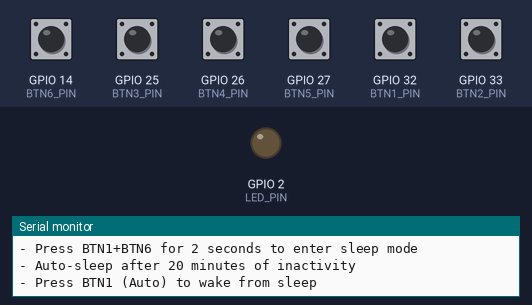
A sketch run on a simulated ESP32. On the bench: output pins drawn as LEDs (lit = HIGH), the last lines printed to the serial monitor. The inputs (shaded band) are chosen by the test bench; at power-on: GPIO 14 (BTN6_PIN), GPIO 25 (BTN3_PIN), GPIO 26 (BTN4_PIN), GPIO 27 (BTN5_PIN), GPIO 32 (BTN1_PIN), GPIO 33 (BTN2_PIN) HIGH. WiFi joins after 1.5 s; servers stay silent unless stated.

Above: at 3.4 s.
3.5 s: GPIO 14 (BTN6_PIN) pulled LOW for 0.15 s
At 4.3 s:
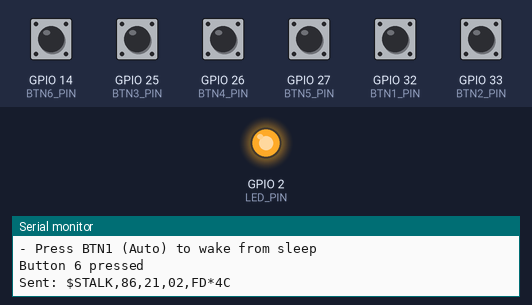
5.1 s: GPIO 25 (BTN3_PIN) pulled LOW for 0.15 s
At 6.4 s:
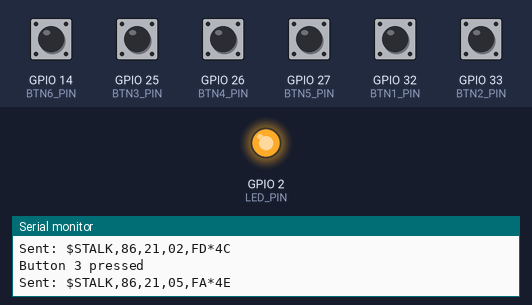
6.7 s: GPIO 26 (BTN4_PIN) pulled LOW for 0.15 s
At 8.0 s:
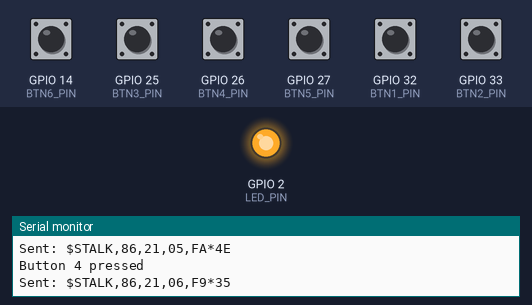
8.3 s: GPIO 32 (BTN1_PIN) pulled LOW for 0.15 s
At 9.1 s:
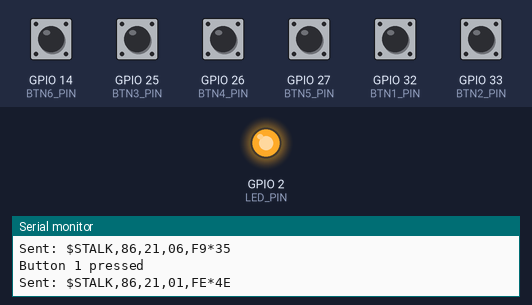
9.9 s: GPIO 14 (BTN6_PIN) driven LOW and GPIO 32 (BTN1_PIN) driven LOW
At 12.26 s:
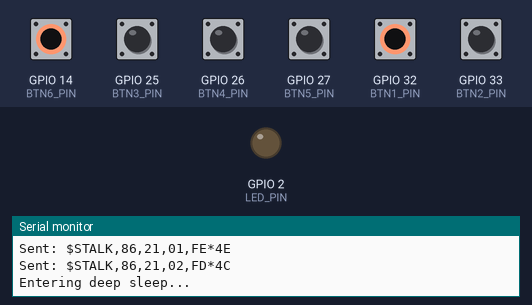
Timing chart, 0 to 13.9 s (numbered marks = the images above; inputs shaded):
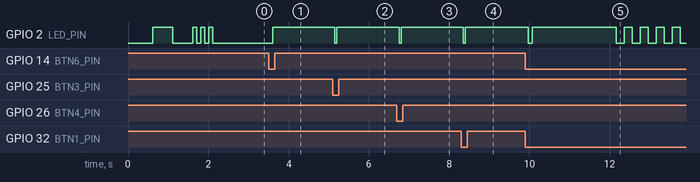

Measured:
- after the input at 3.5 s, GPIO 2 (LED_PIN): LOW → HIGH after 0.11 s
- after the input at 5.1 s, GPIO 2 (LED_PIN): HIGH → LOW after 0.05 s, → HIGH 0.05 s later
- after the input at 6.7 s, GPIO 2 (LED_PIN): HIGH → LOW after 0.06 s, → HIGH 0.05 s later
- after the input at 8.3 s, GPIO 2 (LED_PIN): HIGH → LOW after 0.06 s, → HIGH 0.05 s later
- after the input at 9.9 s, GPIO 2 (LED_PIN): goes LOW 0.10 s, HIGH 2.1 s, 4 × (LOW 0.20 s, HIGH 0.20 s), then LOW, starting after 0.06 s

The sketch:

seatalk-wifi-remote.ino
```cpp
/*
 * SeaTalk WiFi Remote Controller
 * ESP32-based remote with 6 buttons for autopilot control
 *
 * Features:
 * - WiFi connectivity to SeaTalk gateway
 * - 6 configurable buttons for autopilot commands
 * - Deep sleep mode (BTN1 + BTN6 to enter sleep)
 * - Wake from sleep by pressing BTN1 (Auto)
 */

#include <WiFi.h>
#include <WiFiUdp.h>
#include <esp_sleep.h>
#include <driver/rtc_io.h>

// ============== CONFIGURATION ==============

#include "conf.h"

// Button GPIO pins (choose RTC-capable GPIOs for wake-up support)
// RTC GPIOs on ESP32: 0, 2, 4, 12-15, 25-27, 32-39
#define BTN1_PIN  32  // -1 degree
#define BTN2_PIN  33  // +1 degree
#define BTN3_PIN  25  // -10 degrees
#define BTN4_PIN  26  // +10 degrees
#define BTN5_PIN  27  // Auto/Standby toggle
#define BTN6_PIN  14  // Track mode

// LED indicator (optional)
#define LED_PIN   2

// Button debounce time in milliseconds
#define DEBOUNCE_MS 50

// Sleep mode key combination hold time (milliseconds)
#define SLEEP_COMBO_HOLD_MS 2000

// WiFi connection timeout (milliseconds)
#define WIFI_TIMEOUT_MS 10000

// ============== SEATALK COMMANDS ==============
// SeaTalk autopilot remote keystroke commands (Datagram 86)
// Format: 86 X1 YY - where X1 = key code, YY = 0x00

// Keystroke codes for autopilot
const uint8_t ST_KEY_MINUS_1    = 0x05;  // -1 degree
const uint8_t ST_KEY_PLUS_1     = 0x06;  // +1 degree
const uint8_t ST_KEY_MINUS_10   = 0x07;  // -10 degrees
const uint8_t ST_KEY_PLUS_10    = 0x08;  // +10 degrees
const uint8_t ST_KEY_AUTO       = 0x01;  // Auto mode
const uint8_t ST_KEY_STANDBY    = 0x02;  // Standby mode

// ============== GLOBAL VARIABLES ==============

WiFiUDP udp;

// Button state tracking
struct Button {
  uint8_t pin;
  uint8_t command;
  bool lastState;
  bool currentState;
  unsigned long lastDebounceTime;
  bool pressed;
};

Button buttons[6] = {
  {BTN1_PIN, ST_KEY_AUTO,  true, true, 0, false},
  {BTN2_PIN, ST_KEY_MINUS_10,   true, true, 0, false},
  {BTN3_PIN, ST_KEY_MINUS_1, true, true, 0, false},
  {BTN4_PIN, ST_KEY_PLUS_1,  true, true, 0, false},
  {BTN5_PIN, ST_KEY_PLUS_10,     true, true, 0, false},  // Toggle auto/standby
  {BTN6_PIN, ST_KEY_STANDBY,  true, true, 0, false}
};

unsigned long sleepComboStartTime = 0;
bool sleepComboActive = false;
unsigned long lastActivityTime = 0;  // Track last button activity for auto-sleep
int wifiFailCount = 0;  // Track consecutive WiFi connection failures

// ============== FUNCTION DECLARATIONS ==============

void setupButtons();
void setupWiFi();
void updateButtons();
uint8_t nmeaChecksum(const char* sentence);
void sendSeaTalkCommand(uint8_t keyCode);
void checkSleepCombo();
void enterDeepSleep();
void blinkLED(int times, int delayMs);
void printWakeupReason();

// ============== SETUP ==============

void setup() {
  Serial.begin(115200);
  delay(100);

  Serial.println("\n\n=================================");
  Serial.println("SeaTalk WiFi Remote Controller");
  Serial.println("=================================\n");

  // Print wake-up reason
  printWakeupReason();

  // Initialize LED
  pinMode(LED_PIN, OUTPUT);
  digitalWrite(LED_PIN, LOW);

  // Initialize buttons
  setupButtons();

  #ifdef DEBUG_MODE
    Serial.println("*** DEBUG MODE ENABLED ***");
    Serial.println("WiFi and SeaTalk are disabled.");
    Serial.println("Press any button to test. LED blinks = button number.\n");
    blinkLED(10, 50);
  #else
    // Connect to WiFi
    setupWiFi();
  #endif

  // Indicate ready
  blinkLED(3, 100);

  // Initialize activity timer
  lastActivityTime = millis();

  Serial.println("\nRemote ready!");
  Serial.println("- Press BTN1+BTN6 for 2 seconds to enter sleep mode");
  Serial.printf("- Auto-sleep after %d minutes of inactivity\n", INACTIVITY_TIMEOUT_MIN);
  Serial.println("- Press BTN1 (Auto) to wake from sleep\n");
}

// ============== MAIN LOOP ==============

void loop() {
  // Check WiFi connection
  #ifndef DEBUG_MODE
    if (WiFi.status() != WL_CONNECTED) {
      Serial.println("WiFi disconnected, reconnecting...");
      setupWiFi();
    }
  #endif

  // Update button states
  updateButtons();

  // Check for sleep mode combination (BTN1 + BTN6)
  checkSleepCombo();

  // Process button presses
  for (int i = 0; i < 6; i++) {
    if (buttons[i].pressed) {
      buttons[i].pressed = false;
      lastActivityTime = millis();  // Reset inactivity timer

      sendSeaTalkCommand(buttons[i].command);
    }
  }

  // Check for inactivity timeout
  if ((millis() - lastActivityTime) >= (unsigned long)INACTIVITY_TIMEOUT_MIN * 60000UL) {
    Serial.println("Inactivity timeout reached, entering sleep...");
    enterDeepSleep();
  }

  delay(10);
}

// ============== BUTTON FUNCTIONS ==============

void setupButtons() {
  for (int i = 0; i < 6; i++) {
    pinMode(buttons[i].pin, INPUT_PULLUP);
    buttons[i].lastState = digitalRead(buttons[i].pin);
    buttons[i].currentState = buttons[i].lastState;
  }
  Serial.println("Buttons initialized");
}

void updateButtons() {
  for (int i = 0; i < 6; i++) {
    bool reading = digitalRead(buttons[i].pin);

    // Check if button state changed
    if (reading != buttons[i].lastState) {
      buttons[i].lastDebounceTime = millis();
    }

    // If debounce time passed, update state
    if ((millis() - buttons[i].lastDebounceTime) > DEBOUNCE_MS) {
      if (reading != buttons[i].currentState) {
        buttons[i].currentState = reading;

        // Button pressed (LOW because of INPUT_PULLUP)
        if (buttons[i].currentState == LOW) {
          buttons[i].pressed = true;
          Serial.printf("Button %d pressed\n", i + 1);
        }
      }
    }

    buttons[i].lastState = reading;
  }
}

// ============== SLEEP FUNCTIONS ==============

void checkSleepCombo() {
  // Check if BTN1 (index 0) and BTN6 (index 5) are both pressed
  bool btn1Pressed = (buttons[0].currentState == LOW);
  bool btn6Pressed = (buttons[5].currentState == LOW);

  if (btn1Pressed && btn6Pressed) {
    if (!sleepComboActive) {
      sleepComboActive = true;
      sleepComboStartTime = millis();
      Serial.println("Sleep combo detected, hold for 2 seconds...");
    } else if ((millis() - sleepComboStartTime) >= SLEEP_COMBO_HOLD_MS) {
      Serial.println("Entering deep sleep...");
      enterDeepSleep();
    }
  } else {
    if (sleepComboActive) {
      Serial.println("Sleep combo released");
    }
    sleepComboActive = false;
  }
}

void enterDeepSleep() {
  // Indicate entering sleep
  blinkLED(5, 200);

  // Disconnect WiFi to save power
  WiFi.disconnect(true);
  WiFi.mode(WIFI_OFF);

  // Configure wake-up source using EXT0 (single pin, supports LOW level trigger)
  // Note: Original ESP32 EXT1 only supports ALL_LOW or ANY_HIGH, neither works
  // for waking on a single active-low button press. EXT0 supports one pin with LOW trigger.
  // To wake from any button, add Schottky diodes from each button to a common wake pin.
  rtc_gpio_pullup_en((gpio_num_t)BTN1_PIN);
  rtc_gpio_pulldown_dis((gpio_num_t)BTN1_PIN);
  esp_sleep_enable_ext0_wakeup((gpio_num_t)BTN1_PIN, LOW);

  Serial.println("Going to sleep now. Press BTN1 (Auto) to wake up.");
  Serial.flush();

  // Enter deep sleep
  esp_deep_sleep_start();
}

void printWakeupReason() {
  esp_sleep_wakeup_cause_t wakeup_reason = esp_sleep_get_wakeup_cause();

  switch (wakeup_reason) {
    case ESP_SLEEP_WAKEUP_EXT0:
      Serial.println("Wakeup caused by external signal using RTC_IO");
      break;
    case ESP_SLEEP_WAKEUP_EXT1:
      Serial.println("Wakeup caused by external signal using RTC_CNTL");
      break;
    case ESP_SLEEP_WAKEUP_TIMER:
      Serial.println("Wakeup caused by timer");
      break;
    case ESP_SLEEP_WAKEUP_TOUCHPAD:
      Serial.println("Wakeup caused by touchpad");
      break;
    case ESP_SLEEP_WAKEUP_ULP:
      Serial.println("Wakeup caused by ULP program");
      break;
    default:
      Serial.printf("Wakeup was not caused by deep sleep: %d\n", wakeup_reason);
      break;
  }
}

// ============== WIFI FUNCTIONS ==============

void setupWiFi() {
  Serial.printf("Connecting to WiFi: %s\n", WIFI_SSID);

  WiFi.mode(WIFI_STA);
  WiFi.begin(WIFI_SSID, WIFI_PASSWORD);

  unsigned long startTime = millis();
  while (WiFi.status() != WL_CONNECTED) {
    if (millis() - startTime > WIFI_TIMEOUT_MS) {
      wifiFailCount++;
      Serial.printf("\nWiFi connection timeout! (attempt %d/4)\n", wifiFailCount);
      blinkLED(10, 50);
      if (wifiFailCount >= 4) {
        Serial.println("4 failed WiFi attempts, entering standby...");
        enterDeepSleep();
      }
      return;
    }
    delay(500);
    Serial.print(".");
    digitalWrite(LED_PIN, !digitalRead(LED_PIN));
  }

  wifiFailCount = 0;
  digitalWrite(LED_PIN, HIGH);
  Serial.println("\nWiFi connected!");
  Serial.printf("IP address: %s\n", WiFi.localIP().toString().c_str());

  // Initialize UDP
  udp.begin(SEATALK_GATEWAY_PORT);
}

// ============== SEATALK FUNCTIONS ==============

uint8_t nmeaChecksum(const char* sentence) {
  uint8_t cs = 0;
  // XOR all characters between '$' and '*'
  for (int i = 1; sentence[i] && sentence[i] != '*'; i++) {
    cs ^= sentence[i];
  }
  return cs;
}

void sendSeaTalkCommand(uint8_t keyCode) {
  // SeaTalk Datagram 86: Autopilot Remote Keystroke
  // Format: $STALK,86,21,code1,code2*CS
  // code1 = keyCode, code2 = 0xFF - keyCode

  uint8_t code2 = 0xFF - keyCode;

  // Build NMEA sentence without checksum
  char sentence[40];
  snprintf(sentence, sizeof(sentence), "$STALK,86,21,%02X,%02X*", keyCode, code2);

  // Compute and append checksum
  uint8_t cs = nmeaChecksum(sentence);
  char msg[48];
  snprintf(msg, sizeof(msg), "$STALK,86,21,%02X,%02X*%02X\r\n", keyCode, code2, cs);

  #ifdef DEBUG_MODE
    Serial.printf("[DEBUG] Would send: %s", msg);
    blinkLED(3, 100);
    return;
  #endif

  // Send via UDP to SeaTalk gateway
  udp.beginPacket(SEATALK_GATEWAY_IP, SEATALK_GATEWAY_PORT);
  udp.print(msg);
  udp.endPacket();

  Serial.printf("Sent: %s", msg);

  // Brief LED flash to indicate transmission
  digitalWrite(LED_PIN, LOW);
  delay(50);
  digitalWrite(LED_PIN, HIGH);
}

// ============== UTILITY FUNCTIONS ==============

void blinkLED(int times, int delayMs) {
  for (int i = 0; i < times; i++) {
    digitalWrite(LED_PIN, HIGH);
    delay(delayMs);
    digitalWrite(LED_PIN, LOW);
    delay(delayMs);
  }
}
```

conf_example.h
```cpp
#ifndef CONF_H
#define CONF_H

#define WIFI_SSID "MyBoatWiFi"
#define WIFI_PASSWORD "my_secret_password"

#define SEATALK_GATEWAY_IP "192.168.1.100"
#define SEATALK_GATEWAY_PORT 4001

// Debug mode: set to disable wifi
// #define DEBUG_MODE

// Inactivity timeout before auto-sleep (minutes)
#define INACTIVITY_TIMEOUT_MIN 20

#endif
```
